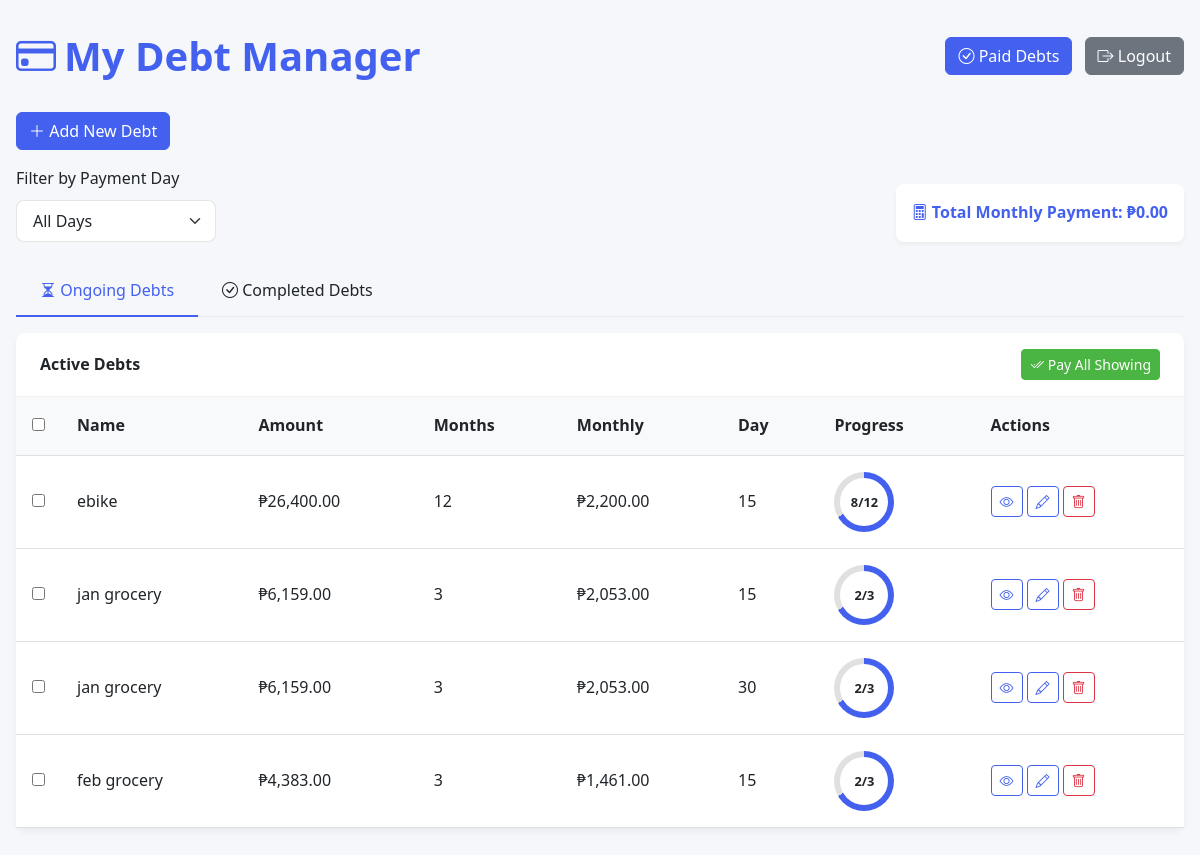
/index.php (signed in), run on the app's committed database.
### tables this page shows
CREATE TABLE `debts` (
  `id` int(11) NOT NULL,
  `name` varchar(255) NOT NULL,
  `amount` decimal(10,2) NOT NULL,
  `total_months` int(11) NOT NULL,
  `payment_day` int(11) NOT NULL DEFAULT 15
);

### index.php (the view, shortened to what this page needs)
<?php
include 'db.php';
?>
<!DOCTYPE html>
<html lang="en">
<head>
    <link href="https://cdn.jsdelivr.net/npm/bootstrap@5.3.0/dist/css/bootstrap.min.css" rel="stylesheet">
    <link rel="stylesheet" href="https://cdn.jsdelivr.net/npm/bootstrap-icons@1.11.1/font/bootstrap-icons.css">
    <link rel="stylesheet" href="style.css">
</head>
<body>
    <div class="container">
        <div class="header d-flex justify-content-between align-items-center">
            <h1><i class="bi bi-credit-card"></i> My Debt Manager</h1>
            <div>
                <a href="paid_debts.php" class="btn btn-primary me-2"><i class="bi bi-check-circle"></i> Paid Debts</a>
                <a href="logout.php" class="btn btn-secondary"><i class="bi bi-box-arrow-right"></i> Logout</a>
            </div>
        </div>
        <div class="add-debt-container">
            <button type="button" class="btn btn-primary mb-3" data-bs-toggle="modal" data-bs-target="#addModal">
                <i class="bi bi-plus-lg"></i> Add New Debt
            </button>
        </div>
        <div class="filter-container">
            <div style="min-width: 200px;">
                <label for="paymentDayFilter" class="form-label">Filter by Payment Day</label>
                <select id="paymentDayFilter" class="form-select" onchange="filterDebts()">
                    <option value="">All Days</option>
                </select>
            </div>
            <div class="total-display" id="totalMonthlyPayment">
            </div>
        </div>
        <ul class="nav nav-tabs" id="debtTabs" role="tablist">
            <li class="nav-item" role="presentation">
                <button class="nav-link active" id="ongoing-tab" data-bs-toggle="tab" data-bs-target="#ongoing" type="button" role="tab">
                    <i class="bi bi-hourglass-split"></i> Ongoing Debts
                </button>
            </li>
            <li class="nav-item" role="presentation">
                <button class="nav-link" id="completed-tab" data-bs-toggle="tab" data-bs-target="#completed" type="button" role="tab">
                    <i class="bi bi-check-circle"></i> Completed Debts
                </button>
            </li>
        </ul>
        <div class="tab-content pt-3" id="debtTabContent">
            <div class="tab-pane fade show active" id="ongoing" role="tabpanel">
                <div class="card">
                    <div class="card-header d-flex justify-content-between align-items-center">
                        <span>Active Debts</span>
                        <button id="payAllShowing" class="btn btn-success btn-sm" onclick="payAllShowing()">
                            <i class="bi bi-check2-all"></i> Pay All Showing
                        </button>
                    </div>
                    <div class="table-responsive">
                        <table class="table table-hover" id="ongoingDebtTable">
                            <thead>
                                <tr>
                                    <th width="40"><input type="checkbox" id="selectAllOngoing" onchange="toggleSelectAll('ongoing')"></th>
                                    <th>Name</th>
                                    <th>Amount</th>
                                    <th>Months</th>
                                    <th>Monthly</th>
                                    <th>Day</th>
                                    <th>Progress</th>
                                    <th>Actions</th>
                                </tr>
                            </thead>
                            <tbody>
                                <?php
                                $debts = $conn->query("SELECT * FROM debts");
                                while ($debt = $debts->fetch_assoc()):
                                    $id = $debt['id'];
                                    $total_payments = $conn->query("SELECT COUNT(*) AS c FROM debt_payments WHERE debt_id=$id")->fetch_assoc()['c'];
                                    $paid = $conn->query("SELECT COUNT(*) AS c FROM debt_payments WHERE debt_id=$id AND is_paid=1")->fetch_assoc()['c'];
                                    $monthly_payment = $debt['amount'] / $debt['total_months'];
                                    $progress = $total_payments > 0 ? ($paid / $total_payments) * 360 : 0;
                                    if ($paid < $total_payments) {
                                ?>
                                        <tr data-payment-day="<?= $debt['payment_day'] ?>" data-monthly-payment="<?= number_format($monthly_payment, 2) ?>">
                                            <td><input type="checkbox" class="rowCheckbox" data-debt-id="<?= $id ?>" onchange="updateTotal()"></td>
                                            <td><?= $debt['name'] ?></td>
                                            <td>₱<?= number_format($debt['amount'], 2) ?></td>
                                            <td><?= $debt['total_months'] ?></td>
                                            <td>₱<?= number_format($monthly_payment, 2) ?></td>
                                            <td><?= $debt['payment_day'] ?></td>
                                            <td>
                                                <div class="progress-circle" style="background: conic-gradient(var(--primary-color) <?= $progress ?>deg, #e0e0e0 <?= $progress ?>deg 360deg);">
                                                    <span><?= $paid ?>/<?= $total_payments ?></span>
                                                </div>
                                            </td>
                                            <td>
                                                <div class="d-flex gap-1">
                                                    <button class="btn btn-sm btn-outline-primary" data-bs-toggle="modal" data-bs-target="#viewModal<?= $id ?>">
                                                        <i class="bi bi-eye"></i>
                                                    </button>
                                                    <button class="btn btn-sm btn-outline-primary" data-bs-toggle="modal" data-bs-target="#editModal<?= $id ?>">
                                                        <i class="bi bi-pencil"></i>
                                                    </button>
                                                    <button class="btn btn-sm btn-outline-danger" data-bs-toggle="modal" data-bs-target="#deleteModal<?= $id ?>">
                                                        <i class="bi bi-trash"></i>
                                                    </button>
                                                </div>
                                            </td>
                                        </tr>
                                <?php
                                    }
                                endwhile;
                                ?>
                            </tbody>
                        </table>
                    </div>
                </div>
            </div>
        </div>
</div>
</body>
</html>

### style.css (style rules this page uses)
:root { --primary-color: #4361ee; --secondary-color: #3f37c9; --accent-color: #4cc9f0; --light-color: #f8f9fa; --dark-color: #212529; --success-color: #4bb543; --danger-color: #ff3333; --warning-color: #ffc107; }
body { font-family: "Segoe UI", Tahoma, Geneva, Verdana, sans-serif; background-color: #f5f7fa; color: var(--dark-color); line-height: 1.6; }
.container { max-width: 1200px; padding: 2rem 1rem; }
.header { display: flex; justify-content: space-between; align-items: center; margin-bottom: 2rem; flex-wrap: wrap; gap: 1rem; }
.header h1 { font-weight: 600; color: var(--primary-color); margin: 0; display: flex; align-items: center; gap: 0.5rem; }
.card { border: none; border-radius: 10px; box-shadow: 0 4px 6px rgba(0, 0, 0, 0.05); transition: transform 0.2s, box-shadow 0.2s; margin-bottom: 1.5rem; background-color: white; }
.card-header { background-color: white; border-bottom: 1px solid rgba(0, 0, 0, 0.05); font-weight: 600; padding: 1rem 1.5rem; border-radius: 10px 10px 0 0 !important; }
.table-responsive { overflow-x: auto; }
.table { margin-bottom: 0; }
.table th { font-weight: 600; background-color: var(--light-color); border-top: none; }
.table td, .table th { vertical-align: middle; padding: 1rem; }
.btn-primary { background-color: var(--primary-color); border-color: var(--primary-color); }
.btn-success { background-color: var(--success-color); border-color: var(--success-color); }
.btn-outline-primary { color: var(--primary-color); border-color: var(--primary-color); }
.nav-tabs { border-bottom: 1px solid rgba(0, 0, 0, 0.05); }
.nav-tabs .nav-link { color: var(--dark-color); border: none; padding: 0.75rem 1.5rem; font-weight: 500; }
.nav-tabs .nav-link.active { color: var(--primary-color); border-bottom: 2px solid var(--primary-color); background-color: transparent; }
.total-display { background-color: white; padding: 1rem; border-radius: 8px; box-shadow: 0 2px 4px rgba(0, 0, 0, 0.05); font-weight: 600; color: var(--primary-color); display: inline-block; }
.filter-container { display: flex; gap: 1rem; flex-wrap: wrap; margin-bottom: 1.5rem; align-items: flex-end; justify-content: space-between; }
.form-select, .form-control { border-radius: 8px; padding: 0.5rem 1rem; border: 1px solid rgba(0, 0, 0, 0.1); }
.progress-circle { position: relative; width: 60px; height: 60px; border-radius: 50%; background: conic-gradient(var(--primary-color) 0%, #e0e0e0 0%); display: flex; align-items: center; justify-content: center; }
.progress-circle::before { content: ""; position: absolute; width: 80%; height: 80%; border-radius: 50%; background-color: white; }
.progress-circle span { position: relative; font-size: 0.8rem; font-weight: 600; color: var(--dark-color); }

### data on the page
debts: name "ebike", amount "26,400.00", total_months "12", monthly_payment "2,200.00", payment_day "15", paid "8", total_payments "12"
debts: name "jan grocery", amount "6,159.00", total_months "3", monthly_payment "2,053.00", payment_day "15", paid "2", total_payments "3"
debts: name "jan grocery", amount "6,159.00", total_months "3", monthly_payment "2,053.00", payment_day "30", paid "2", total_payments "3"
debts: name "feb grocery", amount "4,383.00", total_months "3", monthly_payment "1,461.00", payment_day "15", paid "2", total_payments "3"
